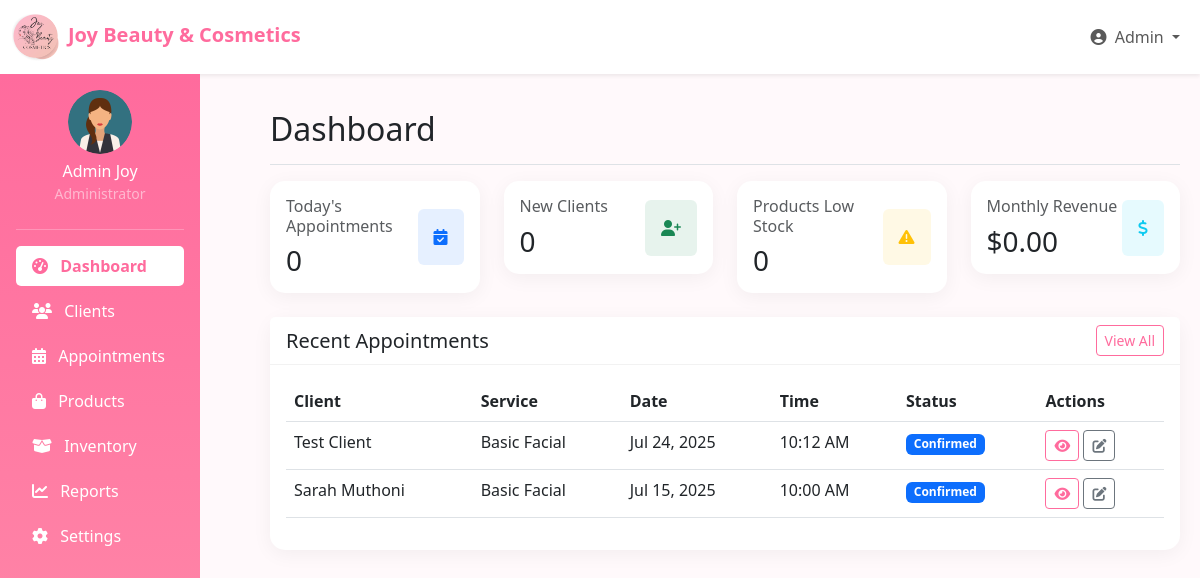
Screenshot of /pages/admin/dashboard.php (signed in) with the database file from the repository.
### tables this page shows
CREATE TABLE IF NOT EXISTS `appointments` (
  `appointment_id` int NOT NULL AUTO_INCREMENT,
  `user_id` int NOT NULL,
  `service_id` int NOT NULL,
  `appointment_date` date NOT NULL,
  `start_time` time NOT NULL,
  `end_time` time NOT NULL,
  `status` enum('pending','confirmed','completed','cancelled') DEFAULT 'pending',
  `notes` text,
  `created_at` timestamp NULL DEFAULT CURRENT_TIMESTAMP,
  PRIMARY KEY (`appointment_id`),
  KEY `user_id` (`user_id`),
  KEY `service_id` (`service_id`),
  CONSTRAINT `appointments_ibfk_1` FOREIGN KEY (`user_id`) REFERENCES `users` (`user_id`),
  CONSTRAINT `appointments_ibfk_2` FOREIGN KEY (`service_id`) REFERENCES `services` (`service_id`)
);

CREATE TABLE IF NOT EXISTS `users` (
  `user_id` int NOT NULL AUTO_INCREMENT,
  `first_name` varchar(50) NOT NULL,
  `last_name` varchar(50) NOT NULL,
  `email` varchar(100) NOT NULL,
  `password` varchar(255) NOT NULL,
  `phone` varchar(20) DEFAULT NULL,
  `address` text,
  `user_type` enum('admin','client') NOT NULL DEFAULT 'client',
  `created_at` timestamp NULL DEFAULT CURRENT_TIMESTAMP,
  `updated_at` timestamp NULL DEFAULT CURRENT_TIMESTAMP ON UPDATE CURRENT_TIMESTAMP,
  PRIMARY KEY (`user_id`),
  UNIQUE KEY `email` (`email`)
);

CREATE TABLE IF NOT EXISTS `services` (
  `service_id` int NOT NULL AUTO_INCREMENT,
  `name` varchar(255) NOT NULL,
  `description` text,
  `price` decimal(10,2) NOT NULL,
  `duration_minutes` int DEFAULT NULL,
  `is_active` tinyint(1) DEFAULT '1',
  `created_at` timestamp NULL DEFAULT CURRENT_TIMESTAMP,
  `image_url` varchar(255) DEFAULT NULL,
  PRIMARY KEY (`service_id`)
);

### pages/admin/dashboard.php (the view, shortened to what this page needs)
<?php
require_once '../../backend/config.php';
$activeTab = isset($_GET['tab']) ? sanitizeInput($_GET['tab']) : 'dashboard';
try {
    if ($activeTab === 'dashboard') {
        $stmt = $pdo->prepare("SELECT COUNT(*) FROM appointments WHERE appointment_date = CURDATE()");
        $stmt->execute();
        $todayAppointments = $stmt->fetchColumn();
        $stmt = $pdo->prepare("SELECT COUNT(*) FROM users WHERE user_type = 'client' AND MONTH(created_at) = MONTH(CURDATE())");
        $stmt->execute();
        $newClients = $stmt->fetchColumn();
        $stmt = $pdo->prepare("SELECT COUNT(*) FROM products WHERE stock_quantity < 5");
        $stmt->execute();
        $lowStock = $stmt->fetchColumn();
        $stmt = $pdo->prepare("SELECT SUM(total_amount) FROM sales WHERE MONTH(sale_date) = MONTH(CURDATE())");
        $stmt->execute();
        $monthlyRevenue = $stmt->fetchColumn() ?? 0;
        $stmt = $pdo->prepare("SELECT a.*, u.first_name, u.last_name, s.name as service_name
                              FROM appointments a
                              JOIN users u ON a.user_id = u.user_id
                              JOIN services s ON a.service_id = s.service_id
                              ORDER BY a.appointment_date DESC, a.start_time DESC
                              LIMIT 5");
        $stmt->execute();
        $recentAppointments = $stmt->fetchAll();
    }
} catch(PDOException $e) {
    $error = "Database error: " . $e->getMessage();
}
?>
<!DOCTYPE html>
<html lang="en">
<head>
    <link rel="stylesheet" href="https://cdnjs.cloudflare.com/ajax/libs/font-awesome/6.4.0/css/all.min.css">
    <link href="https://cdn.jsdelivr.net/npm/bootstrap@5.3.0/dist/css/bootstrap.min.css" rel="stylesheet">
</head>
<body>
    <nav class="navbar navbar-expand-lg navbar-light bg-white shadow-sm">
        <div class="container-fluid">
            <a class="navbar-brand" href="#">
                <img src="../../images/logo.png" alt="Logo" style="width:48px; object-fit:contain; margin-right:8px; vertical-align:middle;">Joy Beauty & Cosmetics
            </a>
            <div class="collapse navbar-collapse" id="navbarNav">
                <ul class="navbar-nav ms-auto">
                    <li class="nav-item dropdown">
                        <a class="nav-link dropdown-toggle" href="#" id="navbarDropdown" role="button" data-bs-toggle="dropdown">
                            <i class="fas fa-user-circle me-1"></i> <?php echo $_SESSION['first_name']; ?>
                        </a>
                    </li>
                </ul>
            </div>
        </div>
    </nav>
    <div class="sidebar col-md-3 col-lg-2 d-md-block p-3">
        <div class="text-center mb-4">
            <img src="../../images/user.png" width="64" class="rounded-circle mb-2" alt="Profile">
            <h6 class="mb-0"><?php echo $_SESSION['first_name'] . ' ' . $_SESSION['last_name']; ?></h6>
            <small class="text-white-50">Administrator</small>
        </div>
        <hr class="bg-white">
        <ul class="nav flex-column">
            <li class="nav-item">
                <a class="nav-link <?php echo $activeTab === 'dashboard' ? 'active' : ''; ?>" href="?tab=dashboard">
                    <i class="fas fa-tachometer-alt me-2"></i> Dashboard
                </a>
            </li>
            <li class="nav-item">
                <a class="nav-link <?php echo $activeTab === 'clients' ? 'active' : ''; ?>" href="?tab=clients">
                    <i class="fas fa-users me-2"></i> Clients
                </a>
            </li>
            <li class="nav-item">
                <a class="nav-link <?php echo $activeTab === 'appointments' ? 'active' : ''; ?>" href="?tab=appointments">
                    <i class="fas fa-calendar-alt me-2"></i> Appointments
                </a>
            </li>
            <li class="nav-item">
                <a class="nav-link <?php echo $activeTab === 'products' ? 'active' : ''; ?>" href="?tab=products">
                    <i class="fas fa-shopping-bag me-2"></i> Products
                </a>
            </li>
            <li class="nav-item">
                <a class="nav-link <?php echo $activeTab === 'inventory' ? 'active' : ''; ?>" href="?tab=inventory">
                    <i class="fas fa-box-open me-2"></i> Inventory
                </a>
            </li>
            <li class="nav-item">
                <a class="nav-link <?php echo $activeTab === 'reports' ? 'active' : ''; ?>" href="?tab=reports">
                    <i class="fas fa-chart-line me-2"></i> Reports
                </a>
            </li>
            <li class="nav-item">
                <a class="nav-link <?php echo $activeTab === 'settings' ? 'active' : ''; ?>" href="?tab=settings">
                    <i class="fas fa-cog me-2"></i> Settings
                </a>
            </li>
        </ul>
    </div>
    <main class="main-content">
        <?php if ($activeTab === 'dashboard'): ?>
        <div class="d-flex justify-content-between flex-wrap flex-md-nowrap align-items-center pt-3 pb-2 mb-3 border-bottom">
            <h1 class="h2">Dashboard</h1>
        </div>
        <div class="row mb-4">
            <div class="col-md-3">
                <div class="card">
                    <div class="card-body">
                        <div class="d-flex justify-content-between align-items-center">
                            <div>
                                <h6 class="text-muted mb-2">Today's Appointments</h6>
                                <h3 class="mb-0"><?php echo $todayAppointments; ?></h3>
                            </div>
                            <div class="bg-primary bg-opacity-10 p-3 rounded">
                                <i class="fas fa-calendar-check text-primary"></i>
                            </div>
                        </div>
                    </div>
                </div>
            </div>
            <div class="col-md-3">
                <div class="card">
                    <div class="card-body">
                        <div class="d-flex justify-content-between align-items-center">
                            <div>
                                <h6 class="text-muted mb-2">New Clients</h6>
                                <h3 class="mb-0"><?php echo $newClients; ?></h3>
                            </div>
                            <div class="bg-success bg-opacity-10 p-3 rounded">
                                <i class="fas fa-user-plus text-success"></i>
                            </div>
                        </div>
                    </div>
                </div>
            </div>
            <div class="col-md-3">
                <div class="card">
                    <div class="card-body">
                        <div class="d-flex justify-content-between align-items-center">
                            <div>
                                <h6 class="text-muted mb-2">Products Low Stock</h6>
                                <h3 class="mb-0"><?php echo $lowStock; ?></h3>
                            </div>
                            <div class="bg-warning bg-opacity-10 p-3 rounded">
                                <i class="fas fa-exclamation-triangle text-warning"></i>
                            </div>
                        </div>
                    </div>
                </div>
            </div>
            <div class="col-md-3">
                <div class="card">
                    <div class="card-body">
                        <div class="d-flex justify-content-between align-items-center">
                            <div>
                                <h6 class="text-muted mb-2">Monthly Revenue</h6>
                                <h3 class="mb-0">$<?php echo number_format($monthlyRevenue, 2); ?></h3>
                            </div>
                            <div class="bg-info bg-opacity-10 p-3 rounded">
                                <i class="fas fa-dollar-sign text-info"></i>
                            </div>
                        </div>
                    </div>
                </div>
            </div>
        </div>
        <div class="card mb-4">
            <div class="card-header">
                <div class="d-flex justify-content-between align-items-center">
                    <h5 class="mb-0">Recent Appointments</h5>
                    <a href="?tab=appointments" class="btn btn-sm btn-outline-primary">View All</a>
                </div>
            </div>
            <div class="card-body">
                <div class="table-responsive">
                    <table class="table table-hover">
                        <thead>
                            <tr>
                                <th>Client</th>
                                <th>Service</th>
                                <th>Date</th>
                                <th>Time</th>
                                <th>Status</th>
                                <th>Actions</th>
                            </tr>
                        </thead>
                        <tbody>
                            <?php foreach ($recentAppointments as $appointment): ?>
                            <tr>
                                <td><?php echo $appointment['first_name'] . ' ' . $appointment['last_name']; ?></td>
                                <td><?php echo $appointment['service_name']; ?></td>
                                <td><?php echo date('M j, Y', strtotime($appointment['appointment_date'])); ?></td>
                                <td><?php echo date('g:i A', strtotime($appointment['start_time'])); ?></td>
                                <td>
                                    <span class="badge badge-<?php echo strtolower($appointment['status']); ?>">
                                        <?php echo ucfirst($appointment['status']); ?>
                                    </span>
                                </td>
                                <td>
                                    <a href="?tab=appointments&edit=<?php echo $appointment['appointment_id']; ?>" class="btn btn-sm btn-outline-primary"><i class="fas fa-eye"></i></a>
                                    <a href="?tab=appointments&edit=<?php echo $appointment['appointment_id']; ?>" class="btn btn-sm btn-outline-secondary"><i class="fas fa-edit"></i></a>
                                </td>
                            </tr>
                            <?php endforeach; ?>
                        </tbody>
                    </table>
                </div>
            </div>
        </div>
        <?php endif; ?>
    </main>
</body>
</html>

### pages/admin/dashboard.php (style rules this page uses)
:root { --primary-color: #ff6b9d; --secondary-color: #ffd6e5; --dark-color: #333; --light-color: #f8f9fa; }
body { font-family: 'Segoe UI', Tahoma, Geneva, Verdana, sans-serif; background-color: #fff9fb; }
.navbar-brand { font-weight: 700; color: var(--primary-color) !important; }
.sidebar { background: linear-gradient(180deg, #ff6b9d, #ff8fab); color: white; height: 100vh; position: fixed; }
.sidebar .nav-link { color: white; margin-bottom: 5px; border-radius: 5px; }
.sidebar .nav-link.active { background-color: white; color: var(--primary-color) !important; font-weight: 600; }
.main-content { margin-left: 250px; padding: 20px; }
.card { border-radius: 15px; border: none; box-shadow: 0 4px 20px rgba(0, 0, 0, 0.05); }
.card-header { background-color: white; border-bottom: 1px solid rgba(0, 0, 0, 0.05); font-weight: 600; }
.btn-outline-primary { color: var(--primary-color); border-color: var(--primary-color); }
.badge-confirmed { background-color: #0d6efd; }

### rows the page displays
appointments: user.first_name "Test", user.last_name "Client", service.name "Basic Facial", appointment_date "Jul 24, 2025", start_time "10:12 AM", status "Confirmed"
appointments: user.first_name "Sarah", user.last_name "Muthoni", service.name "Basic Facial", appointment_date "Jul 15, 2025", start_time "10:00 AM", status "Confirmed"

### other values shown
$_SESSION['first_name'] "Admin"
$_SESSION['last_name'] "Joy"
$todayAppointments "0"
$newClients "0"
$lowStock "0"
$monthlyRevenue "0.00"
